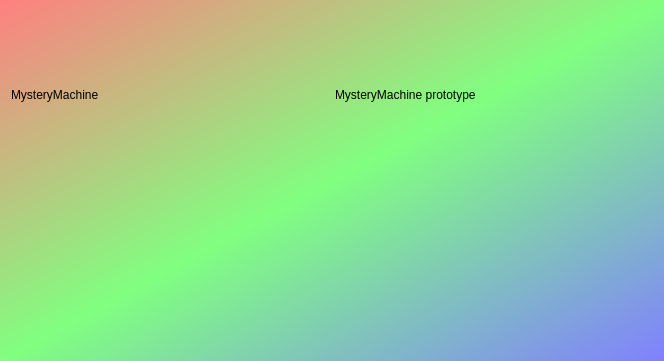
<?xml version="1.0" encoding="UTF-8"?>
<ui version="4.0">
 <class>QtSimMysteryMachineRealMachineDialog</class>
 <widget class="QDialog" name="QtSimMysteryMachineRealMachineDialog">
  <property name="geometry">
   <rect>
    <x>0</x>
    <y>0</y>
    <width>664</width>
    <height>361</height>
   </rect>
  </property>
  <property name="windowTitle">
   <string>The real MysteryMachine</string>
  </property>
  <property name="windowIcon">
   <iconset resource="SimMysteryMachine.qrc">
    <normaloff>:/images/R.png</normaloff>:/images/R.png</iconset>
  </property>
  <property name="styleSheet">
   <string notr="true">QDialog { 
background-color: qlineargradient(x1: 0, y1: 0, x2: 1, y2: 1, stop: 0  #ff8080, stop: 0.5 #80ff80, stop: 1 #8080ff);
}
QDialog { 
selection-color: black;
selection-background-color: white
}

QPushButton { font: 48px, &quot;Verdana&quot; }
QPushButton{ 
selection-color: black;
selection-background-color: white
}
</string>
  </property>
  <layout class="QGridLayout" name="gridLayout">
   <item row="1" column="0">
    <widget class="QLabel" name="image_machine">
     <property name="maximumSize">
      <size>
       <width>320</width>
       <height>320</height>
      </size>
     </property>
     <property name="text">
      <string/>
     </property>
     <property name="pixmap">
      <pixmap resource="SimMysteryMachine.qrc">:/images/SimMysteryMachine.png</pixmap>
     </property>
    </widget>
   </item>
   <item row="1" column="1">
    <widget class="QLabel" name="image_prototype">
     <property name="sizePolicy">
      <sizepolicy hsizetype="Preferred" vsizetype="Preferred">
       <horstretch>0</horstretch>
       <verstretch>0</verstretch>
      </sizepolicy>
     </property>
     <property name="maximumSize">
      <size>
       <width>320</width>
       <height>320</height>
      </size>
     </property>
     <property name="text">
      <string/>
     </property>
     <property name="pixmap">
      <pixmap resource="SimMysteryMachine.qrc">:/images/SimMysteryMachinePrototype.png</pixmap>
     </property>
     <property name="scaledContents">
      <bool>true</bool>
     </property>
    </widget>
   </item>
   <item row="0" column="0">
    <widget class="QLabel" name="label_machine">
     <property name="text">
      <string>MysteryMachine</string>
     </property>
    </widget>
   </item>
   <item row="0" column="1">
    <widget class="QLabel" name="label_prototype">
     <property name="text">
      <string>MysteryMachine prototype</string>
     </property>
    </widget>
   </item>
  </layout>
 </widget>
 <resources>
  <include location="SimMysteryMachine.qrc"/>
 </resources>
 <connections/>
</ui>
